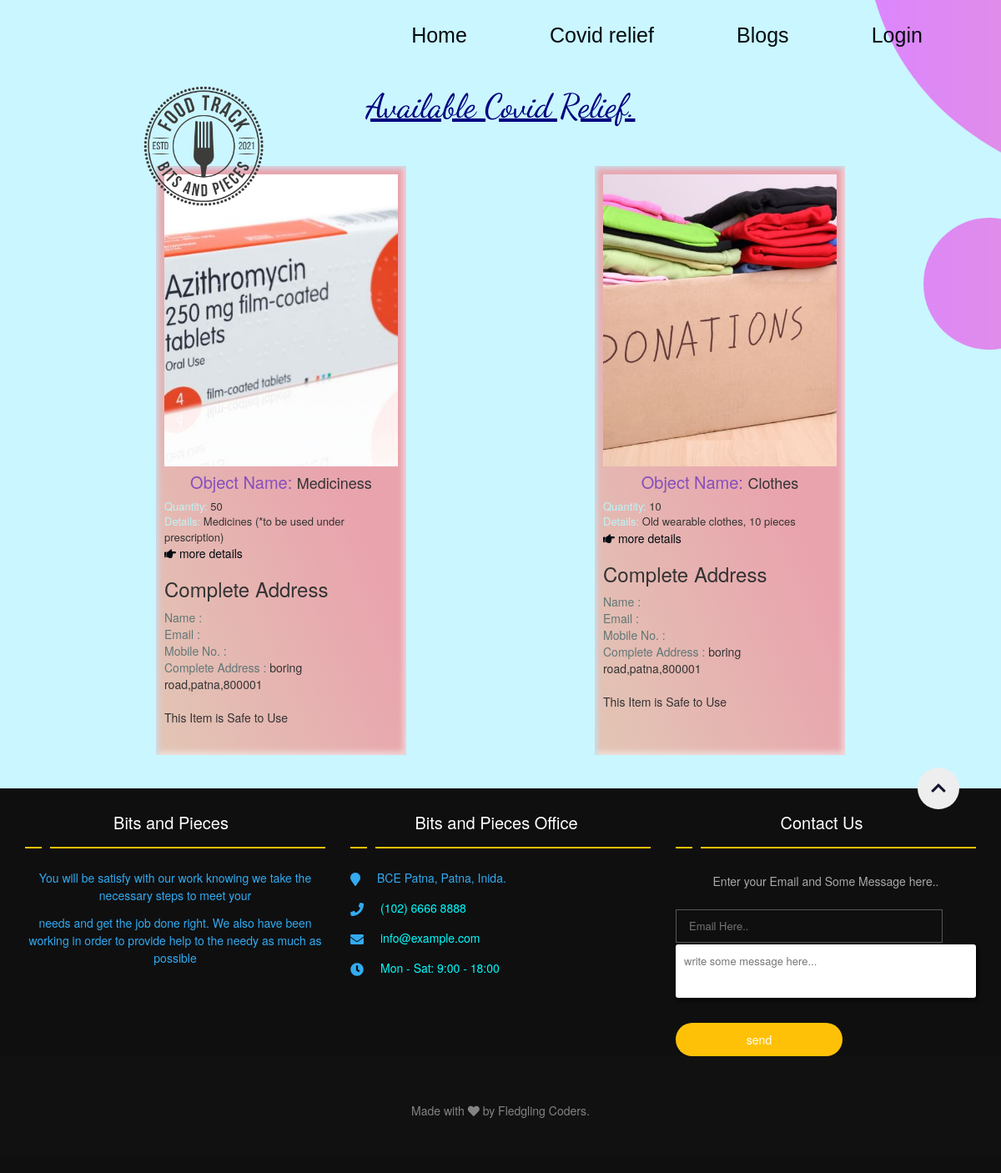
/covid.php, run on the app's committed database.
### tables this page shows
CREATE TABLE `posts` (
  `id` int(11) NOT NULL,
  `user_id` int(11) NOT NULL,
  `dType_id` int(11) NOT NULL,
  `objectName` varchar(255) NOT NULL,
  `objectImg` blob NOT NULL,
  `quantity` int(11) NOT NULL,
  `shrt_desc` mediumtext NOT NULL,
  `comp_desc` longtext NOT NULL,
  `status` int(11) NOT NULL DEFAULT 1,
  `createdAt` timestamp NOT NULL DEFAULT current_timestamp(),
  `duration` varchar(10) NOT NULL
);

CREATE TABLE `userdetails` (
  `id` int(11) NOT NULL,
  `userId` int(11) NOT NULL,
  `profilePic` blob NOT NULL,
  `alt_phn_no` bigint(20) NOT NULL,
  `pincode` bigint(20) NOT NULL,
  `city` varchar(255) NOT NULL,
  `state` varchar(255) NOT NULL,
  `address` varchar(255) NOT NULL,
  `area` varchar(255) NOT NULL,
  `landMark` varchar(255) NOT NULL,
  `createdAt` timestamp NOT NULL DEFAULT current_timestamp() ON UPDATE current_timestamp(),
  `status` int(11) NOT NULL DEFAULT 1
);

### covid.php (the view, shortened to what this page needs)
<?php
include('assets/SecondHeader.php');
?>
<div class="post">
    <h2><u>Available Covid Relief.</u></h2>
    <div class="cards">
        <?php
        $selData = "SELECT * FROM `posts`";
        $dataQ = mysqli_query($conn, $selData);
        while ($row = mysqli_fetch_array($dataQ)) {
            $objectName = $row['objectName'];
            $objectImgPath = "images/posts/" . $row['objectImg'];
            $shrt_desc = $row['shrt_desc'];
            $quantity= $row['quantity'];
            $user_id = $row['user_id'];
            $dType_id = $row['dType_id'];
            $userSql = "SELECT * FROM `registeredusers` WHERE id='$user_id'";
            $userQ = mysqli_query($conn, $userSql);
            $detail = mysqli_fetch_assoc($userQ);
            $userAddSql = "SELECT * FROM `userdetails` WHERE userId='$user_id'";
            $userAddQ = mysqli_query($conn, $userAddSql);
            $addDetail = mysqli_fetch_assoc($userAddQ);
            $dTypeSql = "SELECT * FROM `donationtype` WHERE id='$dType_id'";
            $dTypeQ = mysqli_query($conn, $dTypeSql);
            $dTypeDetail = mysqli_fetch_assoc($dTypeQ);
            if ($dTypeDetail['dType'] !== "Food") {
        ?>
        <div class="card" data-aos="zoom-in-down" data-aos-delay="100" data-aos-duration="1500" data-aos-offset="400">
            <div class="card-item">
                <div class="card-image"><img src="<?php echo $objectImgPath; ?>" style="height:350px" alt=""></div>
                <div class="card-content">
                    <div class="card-title"><span>Object Name: </span><?php echo $objectName; ?></div>
                    <div class="card-text"><span>Quantity: </span>
                            <?php echo $quantity; ?>
                        </div>
                    <div class="card-text"><span>details: </span>
                        <?php echo $shrt_desc; ?>
                    </div>
                    <a href="food_details.php?id=<?php echo $row['id']; ?>"><i class="fa fa-hand-point-right"></i>
                        more details</a><br>
                    <h3>Complete Address</h3>
                    <div class="card-name"><span>Name : </span><?php echo $detail['name']; ?></div>
                    <div class="card-email"><span>Email : </span><?php echo $detail['emailId']; ?></div>
                    <div class="card-number"><span>Mobile No. : </span><?php echo $detail['phone']; ?></div>
                    <div class="card-address"><span>Complete Address :
                        </span><?php echo $addDetail['address'] . "," . $addDetail['pincode']; ?></div>
                    <br>
                </div>
            </div>
                <div>
                    This Item is Safe to Use
                </div>
        </div>
        <?php }
        } ?>
    </div>
</div>
<?php
include('assets/footer.php');
?>

### assets/SecondHeader.php (shortened to what this page needs)
<!DOCTYPE html>
<html lang="en">
<head>
    <link rel="stylesheet" href="https://unpkg.com/aos@next/dist/aos.css" />
    <link rel="stylesheet" href="https://use.fontawesome.com/releases/v5.7.2/css/all.css"
>
    <link rel="stylesheet" href="https://maxcdn.bootstrapcdn.com/bootstrap/3.4.1/css/bootstrap.min.css">
    <link rel="stylesheet" href="css/all.css">
    <link href="https://unpkg.com/aos@2.3.1/dist/aos.css" rel="stylesheet">
</head>
<body>
    <header>
        <nav class="top-nav">
            <ul class="nav-list">
                <?php
                if ($_SESSION['is_logged_in'] == true) {
                ?>
                <li>
                    <a href="index.php?username=<?php echo $_SESSION['name']; ?>" class="nav-link"><img
                            src="images/logo1.png" alt="logo" style="width: 300px; height: 300px;"></a>
                </li>
                <li>
                    <a href="index.php?username=<?php echo $_SESSION['name']; ?>" class="nav-link">Home</a>
                </li>
                <li>
                    <a href="covid.php?username=<?php echo $_SESSION['name']; ?>" class="nav-link">Covid relief</a>
                </li>
                <li>
                    <a href="post.php?username=<?php echo $_SESSION['name']; ?>" class="nav-link">Post Something</a>
                </li>
                <li>
                    <a href="blog.php?username=<?php echo $_SESSION['name']; ?>" class="nav-link">Blogs</a>
                </li>
                <li>
                    <a href="profile.php?username=<?php echo $_SESSION['name']; ?>" class="nav-link">Profile</a>
                </li>
                <li>
                    <a href="logout.php?msg=logout" class="nav-link">Logout</a>
                </li>
                <?php
                } else {
                ?>
                <li>
                    <a href="index.php" class="nav-link"><img src="images/logo1.png" alt="logo"
                            style="width: 300px; height: 300px;"></a>
                </li>
                <li>
                    <a href="index.php" class="nav-link">Home</a>
                </li>
                <li>
                    <a href="covid.php" class="nav-link">Covid relief</a>
                </li>
                <li>
                    <a href="blog.php" class="nav-link">Blogs</a>
                </li>
                <li>
                    <a class="nav-link" data-toggle="modal" data-target="#myModal">Login</a>
                </li>
                <?php
                }
                ?>
            </ul>
        </nav>
    </header>

### assets/footer.php (shortened to what this page needs)
<footer class="c footer-section section bg-image" data-bg="assets/images/bg/footer-bg.jpg">
    <a href="#">
        <div class="up" id="up">
            <i class="fas fa-chevron-up"></i>
        </div>
    </a>
    <div
        class="footer-top section pt-100 pt-lg-80 pt-md-70 pt-sm-60 pt-xs-50 pb-85 pb-lg-65 pb-md-60 pb-sm-50 pb-xs-40">
        <div class="container">
            <div class="row">
                <div class="footer-widget col-lg-4 col-md-6 col-sm-6 col-12 mb-30">
                    <h4 class="title"><span class="text">Bits and Pieces </span></h4>
                    <ul>
                        <li><span> You will be satisfy with our work knowing we take the necessary steps to meet your
                            </span></li>
                        <li><span>needs and get the job done right. We also have been working in order to provide help
                                to the needy as much as possible</span></li>
                    </ul>
                </div>
                <div class="footer-widget col-lg-4 col-md-6 col-sm-6 col-12 mb-30">
                    <h4 class="title"><span class="text">Bits and Pieces Office</span></h4>
                    <ul>
                        <li><i class="fa fa-map-marker"></i><span> BCE Patna, Patna, Inida.</span></li>
                        <li><i class="fa fa-phone"></i><span><a href="#"> (102) 6666 8888</a></span></li>
                        <li><i class="fa fa-envelope"></i><span><a href="#">info@example.com</a></span></li>
                        <li><i class="fa fa-clock"></i><span><a href="#"> Mon - Sat: 9:00 - 18:00</a></span></li>
                    </ul>
                </div>
                <div class="footer-widget col-lg-4 col-md-6 col-sm-6 col-12 mb-30">
                    <h4 class="title"><span class="text">Contact Us</span></h4>
                    <p>Enter your Email and Some Message here.. </p>
                    <form id="mc-form" class="mc-form footer-newsletter">
                        <input id="mc-email" type="email" autocomplete="off" placeholder="Email Here.." required />
                        <textarea id="mc-email" placeholder="write some message here..."></textarea>
                        <button id="mc-submit">send</button>
                    </form>
                </div>
            </div>
        </div>
    </div>
    <div class="footer-bottom section">
        <div class="container">
            <div class="row">
                <div class="col-12">
                    <div class="copyright text-center">
                        <p> Made with <i class="fa fa-heart"></i> by
                            Fledgling Coders.</p>
                    </div>
                </div>
            </div>
        </div>
    </div>
</footer>
</body>
</html>

### data on the page
posts: objectImg (picture), objectName "Mediciness", quantity "50", shrt_desc "Medicines (*to be used under prescription)", userdetails.address "boring road,patna", userdetails.pincode "800001"
posts: objectImg (picture), objectName "Clothes", quantity "10", shrt_desc "Old wearable clothes, 10 pieces", userdetails.address "boring road,patna", userdetails.pincode "800001"
